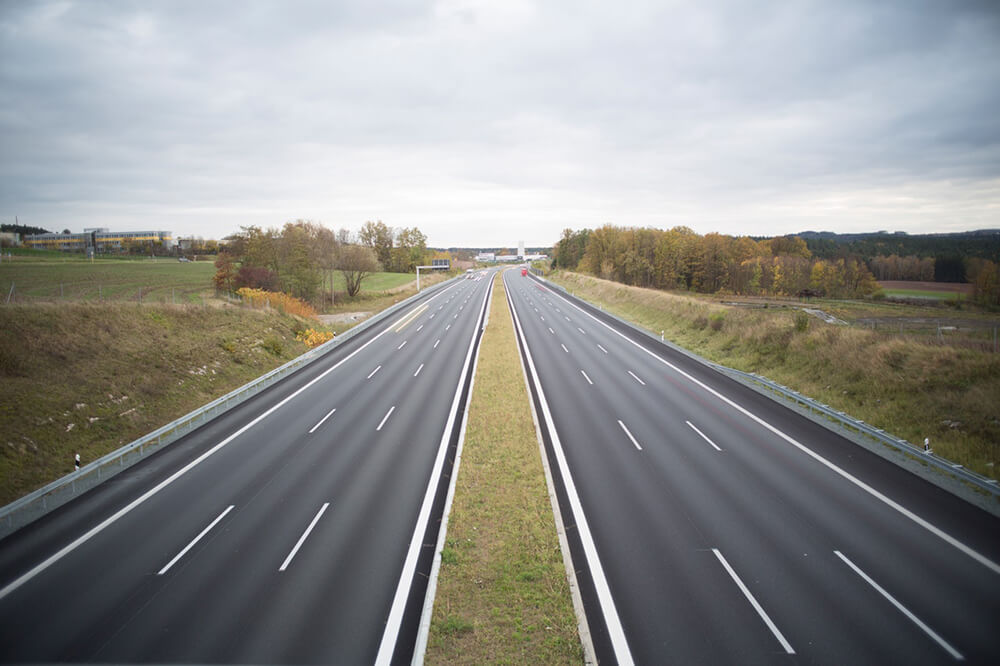
#> input picture lane-detection/highway.jpg, 1000 x 666 px, given in place of test_video_2.mp4, which was not available
$ python lane4_video.py
#> lines starting #> are read from the running program, lines starting #| are printed output that depends on the picture; after the words box and inside, x2 and y2 are one past the last pixel; in counts of white or black regions, pixels touching at a corner belong together; pictures that were not available may be replaced by others from this repository, and a replacement may not be noted
import cv2 as cv
import numpy as np


def canny(image):
    gray= cv.cvtColor(image, cv.COLOR_BGR2GRAY)
    blur = cv.GaussianBlur(gray, (5, 5), 0)
    canny = cv.Canny(blur, 50, 150)
    return canny

def roi(image):
    height, width = image.shape[:2]
    mask = np.zeros_like(image)
    polygon = np.array([[
        (0, height),           # Bottom left
        (0, height*0.8),     # Mid-left point
        (width*0.37, height*0.5),      # Top left
        (width*0.57, height*0.5),      # Top right
        (width, height*0.76),      # Mid-right point
        (width, height)            # Bottom right
    ]], dtype=np.int32)

    cv.fillPoly(mask, polygon, 255)
    masked_img = cv.bitwise_and(image, mask)
    return masked_img, polygon

def filter_lanes(lines, image_width):
    if lines is None:
        return None, None, None
    left_lines = []
    right_lines = []

    for line in lines:
        x1, y1, x2, y2 = line[0]
        if x2 == x1:
            continue

        slope = (y2 - y1) / (x2 - x1)
        mid_x = (x1 + x2) / 2

        if slope < 0 and mid_x > image_width * 0.5 and mid_x < image_width * 0.5:
            left_lines.append(line)
        elif slope > 0 and mid_x > image_width * 0.7:
            right_lines.append(line)

    return left_lines, right_lines

def make_coordinates(image,line_parameters):
    slope,intercept=line_parameters
    y1=image.shape[0]
    y2=int(y1*0.6)
    x1=int((y1-intercept)/slope)
    x2=int((y2-intercept)/slope)
    return np.array([x1,y1,x2,y2])

prev_right_fit_average = np.array([-0.5, 300])
prev_left_fit_average = np.array([0.5, -50])

def fit_lane(image, lines):
    global prev_left_fit_average, prev_right_fit_average

    if lines is None:
        left_line = make_coordinates(image, prev_left_fit_average)
        right_line = make_coordinates(image, prev_right_fit_average)
        return np.array([left_line, right_line])

    left_fit = []
    right_fit = []

    for line in lines:
        x1, y1, x2, y2 = line.reshape(4)
        if abs(x2 - x1) < 1 or abs(y2 - y1) < 1:
            continue

        parameters = np.polyfit((x1, x2), (y1, y2), 1)
        slope = parameters[0]
        intercept = parameters[1]

        if slope < -0.3:  # Left lane
            left_fit.append((slope, intercept))
        elif slope > 0.3:  # Right lane
            right_fit.append((slope, intercept))

    if len(left_fit) > 0:
        left_fit_average = np.average(left_fit, axis=0)
        prev_left_fit_average = left_fit_average
        left_fit_average = prev_left_fit_average

    if len(right_fit) > 0:
        right_fit_average = np.average(right_fit, axis=0)
        prev_right_fit_average = right_fit_average
    else:
        right_fit_average = prev_right_fit_average

    try:
        left_line = make_coordinates(image, left_fit_average)
        right_line = make_coordinates(image, right_fit_average)
    except Exception as e:
        print(f"Error calculating lines: {e}")
        left_line = make_coordinates(image, prev_left_fit_average)
        right_line = make_coordinates(image, prev_right_fit_average)

    return np.array([left_line, right_line])

def create_lane_path(image, lane_lines):
    lane_path = np.zeros_like(image)
    if lane_lines is None or len(lane_lines) < 2:
        return lane_path

    left_line = lane_lines[0]
    right_line = lane_lines[1]

    lane_points = np.array([
        [left_line[0], left_line[1]],   # Bottom left
        [left_line[2], left_line[3]],   # Top left
        [right_line[2], right_line[3]], # Top right
        [right_line[0], right_line[1]]  # Bottom right
    ], dtype=np.int32)

    cv.fillPoly(lane_path, [lane_points], (0, 100, 0))

    return lane_path

def display_lines(image,lines):
    line_image=np.zeros_like(image)
    if lines is not None:
        for x1,y1,x2,y2 in lines:
            cv.line(line_image,(x1,y1),(x2,y2),(255,0,0),8)

    return line_image

cap = cv.VideoCapture('test_video_2.mp4')
while(cap.isOpened()):
    ret ,frame=cap.read()
#> frame is the input picture: shape (666, 1000, 3); mean B, G, R 139.3, 141.7, 141.2

    height, width = frame.shape[:2]
#> height = 666; width = 1000

    canny_image=canny(frame)
#> in canny, `canny = cv.Canny(blur, 50, 150)`:
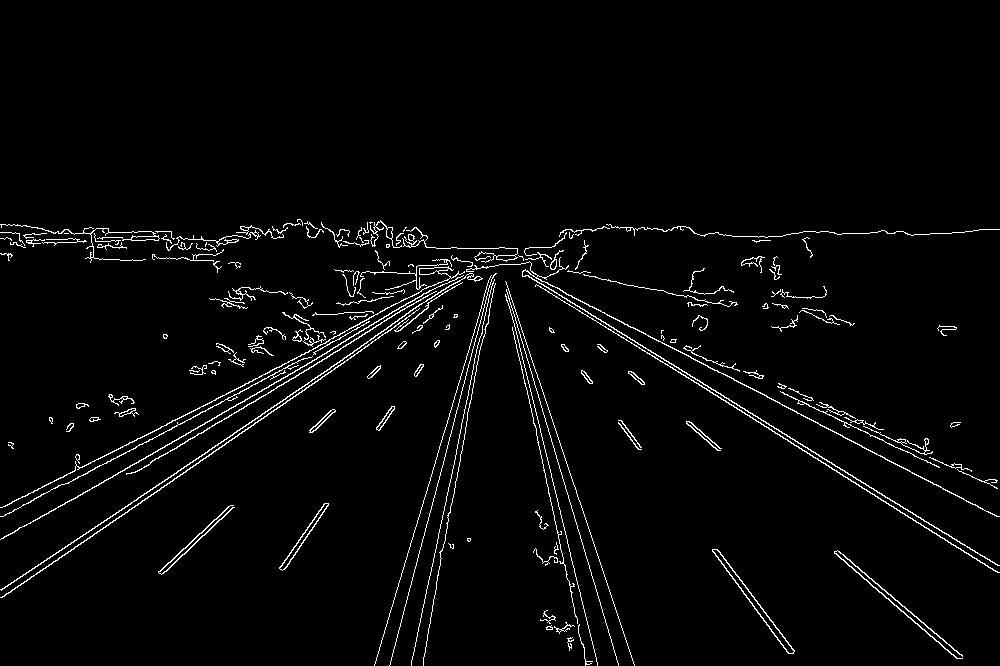
#> canny: shape (666, 1000); 2.8% white in thin lines or dots, all inside (x1, y1, x2, y2) = (0, 219, 1000, 666)

    cropped_image, roi_polygon=roi(canny_image)
#> in roi, `cv.fillPoly(mask, polygon, 255)`:
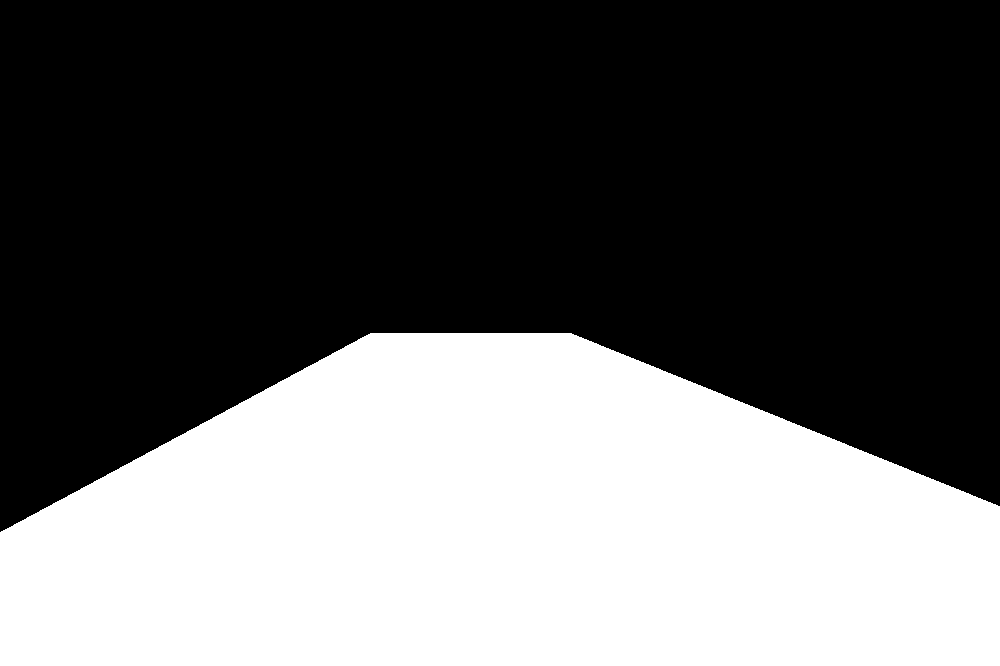
#> mask: shape (666, 1000); 38.9% white; 1 white region, box (x1, y1, x2, y2) and area: (0, 333, 1000, 666) 258890
#> in roi, `masked_img = cv.bitwise_and(image, mask)`:
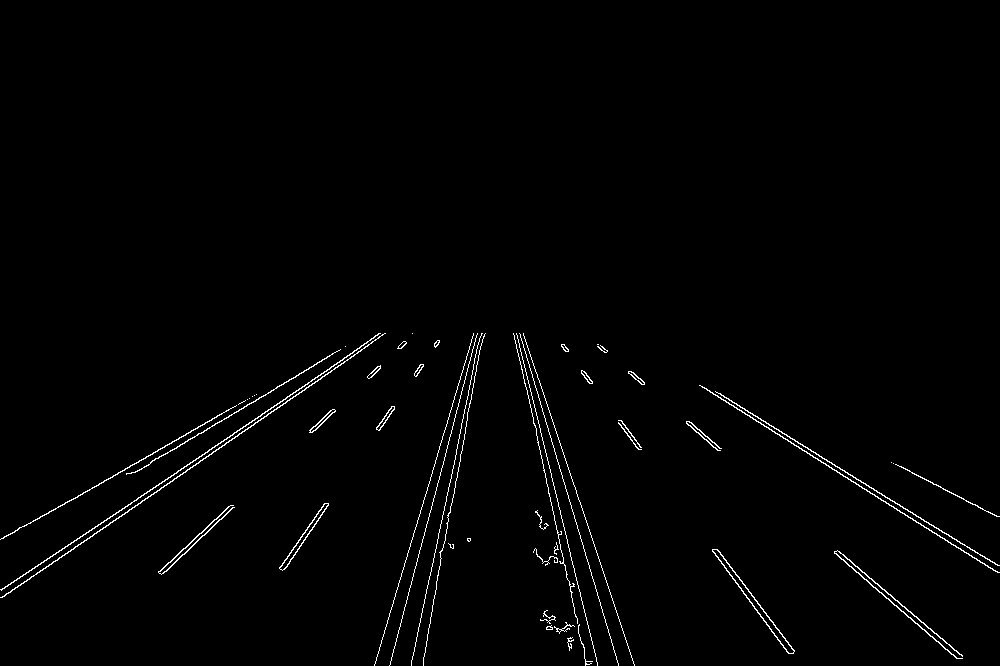
#> masked_img: shape (666, 1000); 1.2% white in thin lines or dots, all inside (x1, y1, x2, y2) = (0, 333, 1000, 666)
#> roi_polygon = [[0, 666], [0, 532], [370, 333], [570, 333], [1000, 506], [1000, 666]]

    lines = cv.HoughLinesP(
        cropped_image,
        rho=2,
        theta=np.pi/180,
        threshold=100,
        minLineLength=40,
        maxLineGap=5
    )
#> lines = 38 rows, first 6: [1, 590, 352, 353], [24, 526, 230, 408], [710, 392, 998, 572], [115, 520, 299, 392], [133, 472, 261, 396], [720, 393, 980, 555]

    left_lines, right_lines = filter_lanes(lines, width)
#> the loop in filter_lanes, `for line in lines:` made 38 passes
#> (x1, y1, x2, y2, slope, mid_x) on passes 1 to 12: (1, 590, 352, 353, -0.675, 176.5), (24, 526, 230, 408, -0.573, 127), (710, 392, 998, 572, 0.625, 854), (115, 520, 299, 392, -0.696, 207), (133, 472, 261, 396, -0.594, 197), (720, 393, 980, 555, 0.623, 850), (516, 333, 596, 657, 4.05, 556), (411, 663, 474, 363, -4.76, 442.5), (565, 565, 582, 644, 4.65, 573.5), (519, 333, 559, 465, 3.3, 539), (389, 665, 462, 390, -3.77, 425.5), (862, 572, 962, 656, 0.84, 912)
#> after the loop in filter_lanes, `for line in lines:`: left_lines = []; right_lines = 12 items, first 6: [[710, 392, 998, 572]], [[720, 393, 980, 555]], [[862, 572, 962, 656]], [[716, 549, 792, 649]], [[834, 552, 956, 658]], [[718, 557, 788, 653]]
#> left_lines = []

    left_right_lanes = fit_lane(frame, lines)
#> the loop in fit_lane, `for line in lines:` made 38 passes
#> (x1, y1, x2, y2, slope, intercept) on passes 1 to 12: (1, 590, 352, 353, -0.675, 590.7), (24, 526, 230, 408, -0.573, 539.7), (710, 392, 998, 572, 0.625, -51.75), (115, 520, 299, 392, -0.696, 600), (133, 472, 261, 396, -0.594, 551), (720, 393, 980, 555, 0.623, -55.62), (516, 333, 596, 657, 4.05, -1756.8), (411, 663, 474, 363, -4.76, 2620.1), (565, 565, 582, 644, 4.65, -2060.6), (519, 333, 559, 465, 3.3, -1379.7), (389, 665, 462, 390, -3.77, 2130.4), (862, 572, 962, 656, 0.84, -152.1)
#> after the loop in fit_lane, `for line in lines:`: left_fit = 19 items, first 6: (-0.675, 590.7), (-0.573, 539.7), (-0.696, 600), (-0.594, 551), (-4.76, 2620.1), (-3.77, 2130.4); right_fit = 19 items, first 6: (0.625, -51.75), (0.623, -55.62), (4.05, -1756.8), (4.65, -2060.6), (3.3, -1379.7), (0.84, -152.1)
#> in fit_lane, `left_fit_average = np.average(left_fit, axis=0)`: left_fit_average = [-2.04, 1269.7]
#> in fit_lane, `right_fit_average = np.average(right_fit, axis=0)`: right_fit_average = [1.96, -715.1]
#> in make_coordinates, `slope,intercept=line_parameters`: slope = -2.04; intercept = 1269.7
#> in make_coordinates, `x1=int((y1-intercept)/slope)`: x1 = 295
#> in make_coordinates, `x2=int((y2-intercept)/slope)`: x2 = 426
#> in fit_lane, `left_line = make_coordinates(image, left_fit_average)`: left_line = [295, 666, 426, 399]
#> in fit_lane, `right_line = make_coordinates(image, right_fit_average)`: right_line = [705, 666, 569, 399]
#> left_right_lanes = [[295, 666, 426, 399], [705, 666, 569, 399]]
    center_lane = None

    line_image = np.zeros_like(frame)

    lane_path = create_lane_path(frame, left_right_lanes)
#> in create_lane_path, `left_line = lane_lines[0]`: left_line = [295, 666, 426, 399]
#> in create_lane_path, `right_line = lane_lines[1]`: right_line = [705, 666, 569, 399]
#> in create_lane_path, `lane_points = np.array([ [left_line[0], left_line[1]],`: lane_points = [[295, 666], [426, 399], [569, 399], [705, 666]]
#> in create_lane_path, `cv.fillPoly(lane_path, [lane_points], (0, 100, 0))`:
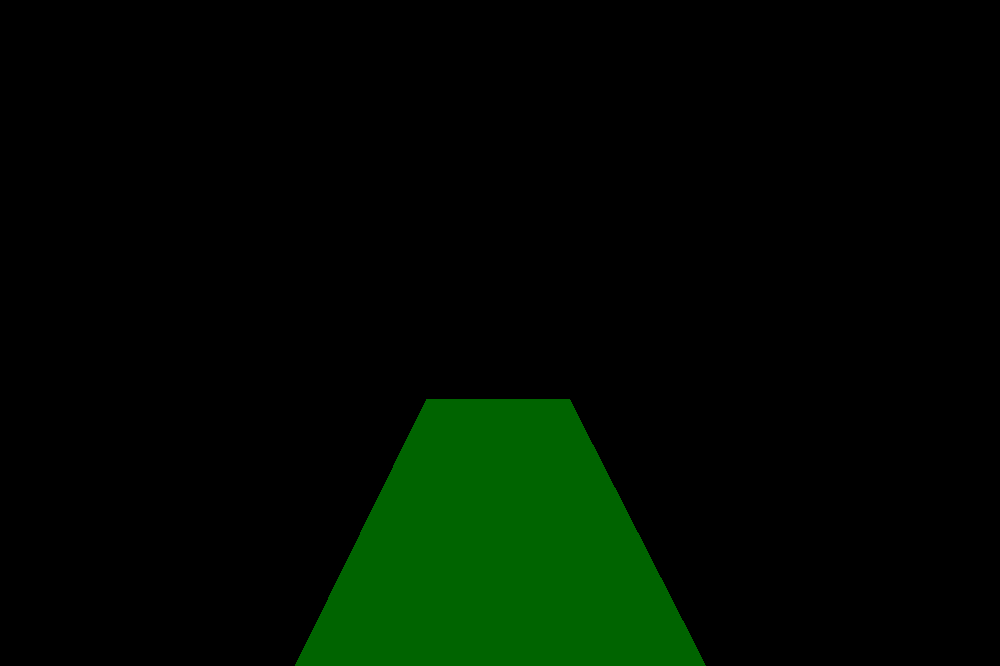
#> lane_path: shape (666, 1000, 3); mean of channels 0, 1, 2 0, 11.1, 0; drawn as B, G, R

    if left_right_lanes is not None and len(left_right_lanes) > 0:
        x1, y1, x2, y2 = left_right_lanes[0]
#> x1 = 295; y1 = 666; x2 = 426; y2 = 399
        cv.line(line_image, (x1, y1), (x2, y2), (0, 255, 0), 8)  # Green
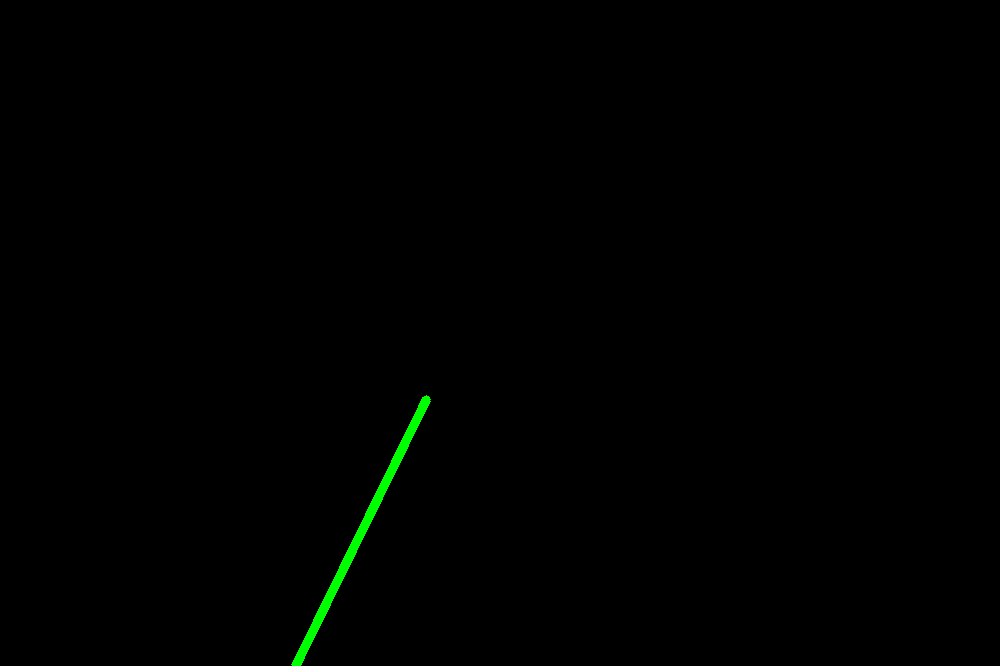
#> line_image: shape (666, 1000, 3); mean of channels 0, 1, 2 0, 1, 0; drawn as B, G, R

    if left_right_lanes is not None and len(left_right_lanes) > 1:
        x1, y1, x2, y2 = left_right_lanes[1]
#> x1 = 705; x2 = 569
        cv.line(line_image, (x1, y1), (x2, y2), (0, 0, 255), 8)  # Red
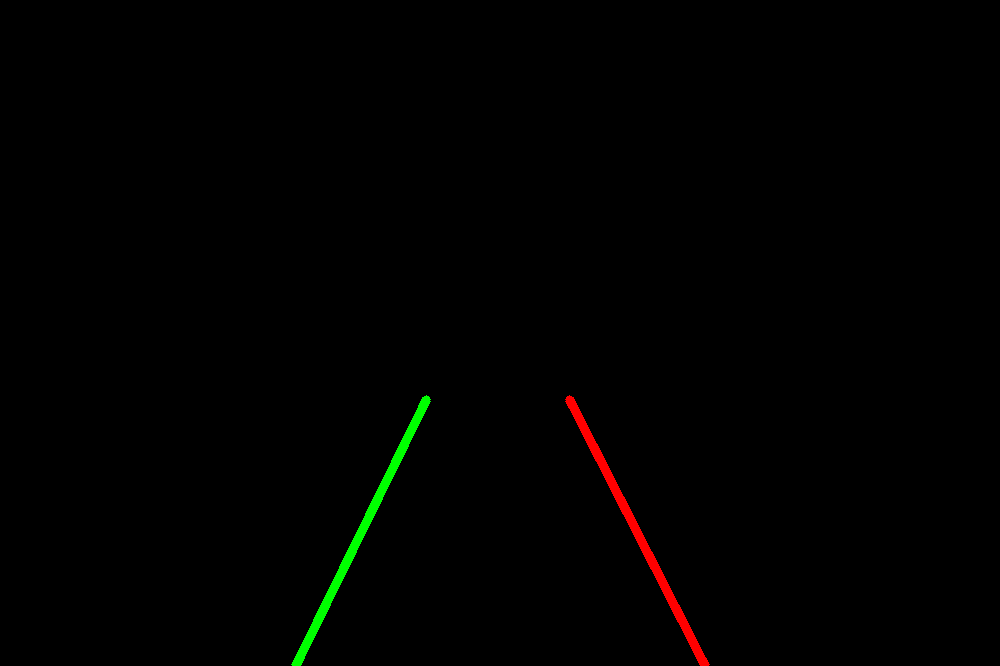
#> line_image: shape (666, 1000, 3); 0.41% of pixels changed, all inside (x1, y1, x2, y2) = (565, 395, 710, 666); drawn as B, G, R

    result = frame.copy()
    path_overlay = cv.addWeighted(result, 1, lane_path, 0.3, 0)  # 30% opacity for the path
    final_image = cv.addWeighted(path_overlay, 1, line_image, 1, 0)  # Add lines at full opacity

    cv.imshow('result', final_image)
    roi_resized = cv.resize(cropped_image, (400, 400))
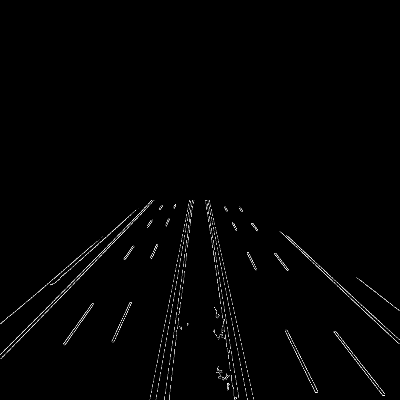
#> roi_resized: shape (400, 400); min 0, max 255, mean 3.1
    cv.imshow("ROI-Image", roi_resized)

    if cv.waitKey(1) & 0xFF==27:
#> (key Esc is pressed here)
        break
cap.release()
cv.destroyAllWindows()

$ run again, on lane-detection/lane.jpeg
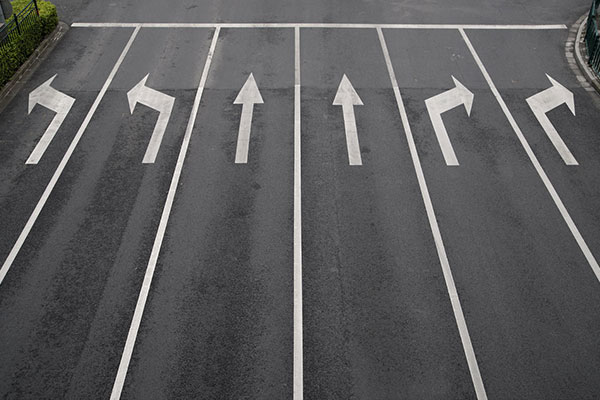
#> input picture lane-detection/lane.jpeg, 600 x 400 px, given in place of test_video_2.mp4, which was not available
#> frame is the input picture: shape (400, 600, 3); mean B, G, R 92.9, 92, 92.3
#> in canny, `canny = cv.Canny(blur, 50, 150)`:
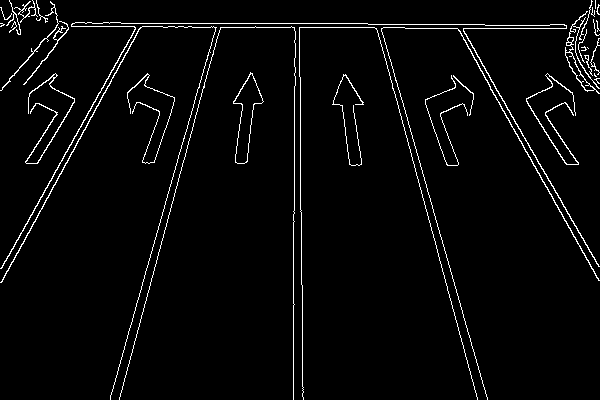
#> canny: shape (400, 600); 3.2% white in thin lines or dots
#> mask: shape (400, 600); 38.8% white; 1 white region, box (x1, y1, x2, y2) and area: (0, 200, 600, 400) 93152
#> masked_img: shape (400, 600); 0.44% white in thin lines or dots, all inside (x1, y1, x2, y2) = (110, 200, 488, 400)
#> roi_polygon = [[0, 400], [0, 320], [222, 200], [341, 200], [600, 304], [600, 400]]
#> lines = [[293, 399, 293, 211], [301, 219, 301, 275], [442, 241, 487, 399], [119, 399, 164, 231], [449, 294, 477, 398], [131, 324, 155, 237], [302, 355, 302, 396]]
#> the loop in filter_lanes, `for line in lines:` made 7 passes
#> (x1, y1, x2, y2, slope, mid_x) on passes 3 to 6: (442, 241, 487, 399, 3.51, 464.5), (119, 399, 164, 231, -3.73, 141.5), (449, 294, 477, 398, 3.71, 463), (131, 324, 155, 237, -3.62, 143)
#> after the loop in filter_lanes, `for line in lines:`: left_lines = []; right_lines = [[[442, 241, 487, 399]], [[449, 294, 477, 398]]]
#> `left_lines, right_lines = filter_lanes(lines, width)`: left_lines = []; right_lines = [[[442, 241, 487, 399]], [[449, 294, 477, 398]]]
#> the loop in fit_lane, `for line in lines:` made 7 passes
#> (x1, y1, x2, y2, slope, intercept) on passes 3 to 6: (442, 241, 487, 399, 3.51, -1310.9), (119, 399, 164, 231, -3.73, 843.3), (449, 294, 477, 398, 3.71, -1373.7), (131, 324, 155, 237, -3.63, 798.9)
#> after the loop in fit_lane, `for line in lines:`: left_fit = [(-3.73, 843.3), (-3.63, 798.9)]; right_fit = [(3.51, -1310.9), (3.71, -1373.7)]
#> left_fit_average = [-3.68, 821.1]
#> right_fit_average = [3.61, -1342.3]
#> in make_coordinates, `slope,intercept=line_parameters`: slope = -3.68; intercept = 821.1
#> in make_coordinates, `x1=int((y1-intercept)/slope)`: x1 = 114
#> in make_coordinates, `x2=int((y2-intercept)/slope)`: x2 = 157
#> in fit_lane, `left_line = make_coordinates(image, left_fit_average)`: left_line = [114, 400, 157, 240]
#> in fit_lane, `right_line = make_coordinates(image, right_fit_average)`: right_line = [482, 400, 437, 240]
#> left_right_lanes = [[114, 400, 157, 240], [482, 400, 437, 240]]
#> in create_lane_path, `left_line = lane_lines[0]`: left_line = [114, 400, 157, 240]
#> in create_lane_path, `right_line = lane_lines[1]`: right_line = [482, 400, 437, 240]
#> lane_points = [[114, 400], [157, 240], [437, 240], [482, 400]]
#> `x1, y1, x2, y2 = left_right_lanes[0]`: x1 = 114; y1 = 400; x2 = 157; y2 = 240
#> `x1, y1, x2, y2 = left_right_lanes[1]`: x1 = 482; x2 = 437
#> `roi_resized = cv.resize(cropped_image, (400, 400))`:
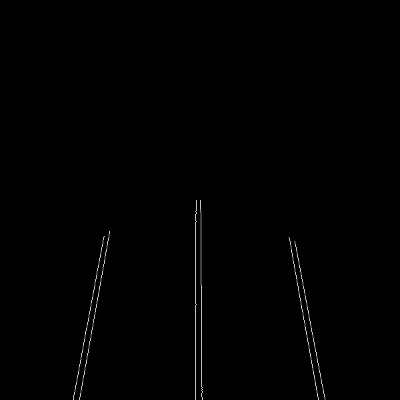
#> roi_resized: shape (400, 400); min 0, max 191, mean 1.1
